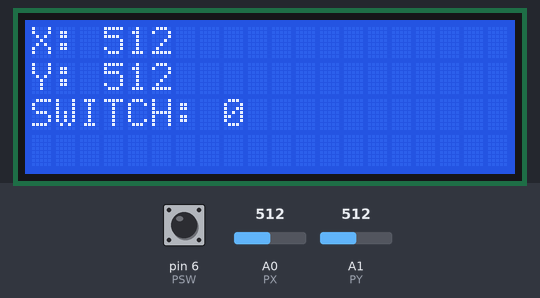
Recording of a sketch running on a simulated Arduino Uno, built with avr-gcc and run on an emulated ATmega328P. Parts: 20×4 character LCD. Inputs (shaded band) come from the test bench; at power-on: A0 (PX) = 512, A1 (PY) = 512, pin 6 (PSW) HIGH. What the sketch prints to the serial monitor is not drawn.

Above: at 0.85 s.
1.3 s: A0 (PX) set to 0
At 2.4 s:
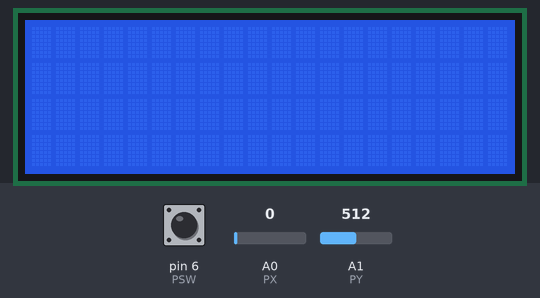
4.3 s: A1 (PY) set to 0
7.3 s: A0 (PX) set to 122
10.3 s: A1 (PY) set to 1023
13.3 s: A0 (PX) set to 1023
16.3 s: A1 (PY) set to 900
Timing chart, 0 to 19.3 s (numbered marks = the images above; inputs shaded):
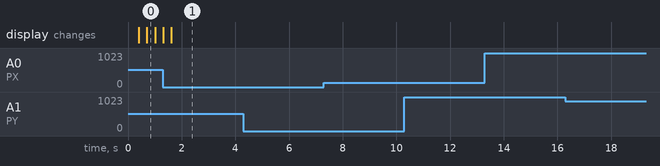

The sketch:

Joystick_Display.ino
```cpp
#include <LiquidCrystal_I2C.h>

const int PX = A0;
const int PY = A1;
const int PSW = 6;

int ValueX;
int ValueY;
int ValueSW;

LiquidCrystal_I2C lcd(0x27,20,4);

void setup() {
  // put your setup code here, to run once:
  lcd.init();
  lcd.backlight();
  pinMode(PX, INPUT);
  pinMode(PY, INPUT);
  pinMode(PSW, INPUT_PULLUP);
  Serial.begin(9600); // BAUD
}

void loop() {
  // put your main code here, to run repeatedly:
  JoystickLesen();
  LCDPrint();
  delay(30);
  lcd.clear();

}

void LCDPrint(){
  Serial.print("X: ");
  Serial.print(ValueX);
  Serial.print(" Y: ");
  Serial.print(ValueY);
  Serial.print(" SW: ");
  Serial.println(ValueSW);
  lcd.setCursor(0,0);
  lcd.print("X: ");
  lcd.print(ValueX);
  lcd.setCursor(0,1);
  lcd.print("Y: ");
  lcd.print(ValueY);
  lcd.setCursor(0,2);
  lcd.print("SWITCH: ");
  lcd.print(ValueSW);
}

void JoystickLesen(){
  ValueX = analogRead(PX);
  ValueY = analogRead(PY);
  ValueSW = digitalRead(PSW) != 1;
}
```

Measured:
- after the input at 4.3 s, every drawn part: stays the same
- after the input at 7.3 s, every drawn part: stays the same
- after the input at 10.3 s, every drawn part: stays the same
- after the input at 13.3 s, every drawn part: stays the same
- after the input at 16.3 s, every drawn part: stays the same
